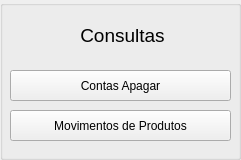
   <widget class="QGroupBox" name="groupBox_2">
    <property name="geometry">
     <rect>
      <x>1010</x>
      <y>240</y>
      <width>241</width>
      <height>160</height>
     </rect>
    </property>
    <property name="title">
     <string/>
    </property>
    <widget class="QPushButton" name="bt_conta_apagar">
     <property name="geometry">
      <rect>
       <x>10</x>
       <y>70</y>
       <width>221</width>
       <height>31</height>
      </rect>
     </property>
     <property name="styleSheet">
      <string notr="true"/>
     </property>
     <property name="text">
      <string>Contas Apagar</string>
     </property>
    </widget>
    <widget class="QPushButton" name="bt_movimento_produto">
     <property name="geometry">
      <rect>
       <x>10</x>
       <y>110</y>
       <width>221</width>
       <height>31</height>
      </rect>
     </property>
     <property name="styleSheet">
      <string notr="true"/>
     </property>
     <property name="text">
      <string>Movimentos de Produtos</string>
     </property>
    </widget>
    <widget class="QLabel" name="label_8">
     <property name="geometry">
      <rect>
       <x>47</x>
       <y>20</y>
       <width>151</width>
       <height>31</height>
      </rect>
     </property>
     <property name="font">
      <font>
       <family>MS Shell Dlg 2</family>
       <pointsize>14</pointsize>
       <italic>false</italic>
       <bold>false</bold>
      </font>
     </property>
     <property name="styleSheet">
      <string notr="true">font: 14pt &quot;MS Shell Dlg 2&quot;;</string>
     </property>
     <property name="text">
      <string>Consultas</string>
     </property>
     <property name="alignment">
      <set>Qt::AlignCenter</set>
     </property>
    </widget>
   </widget>
